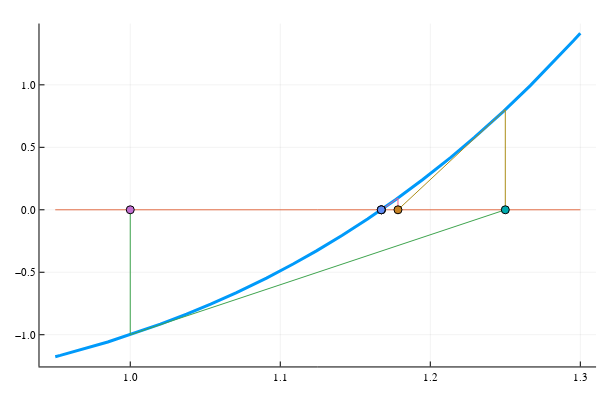

Write notebook code for a chart like this one.
### Markdown cell above
Graphically, this figure illustrates the process:

### Code cell
f(x) = x^5 - x - 1
newton_vis(f, 1, 0.95, 1.3)

### Figure 1 — Plotly figure (JSON) as saved in the notebook; plotly's stock layout.template omitted (floating-point values rounded to 4 significant figures)
{"data": [{"colorbar": {"title": ""}, "legendgroup": "y1", "line": {"color": "rgba(0, 154, 250, 1.000)", "dash": "solid", "shape": "linear", "width": 3}, "mode": "lines", "name": "y1", "showlegend": true, "type": "scatter", "x": [0.95, 0.9534, 0.985, 1.004, 1.02, 1.038, 1.054, 1.071, 1.091, 1.109, 1.124, 1.141, 1.158, 1.177, 1.195, 1.214, 1.229, 1.249, 1.267, 1.296, 1.3], "xaxis": "x", "y": [-1.176, -1.166, -1.058, -0.9838, -0.9156, -0.8353, -0.7553, -0.6628, -0.5464, -0.4343, -0.329, -0.2063, -0.07425, 0.08232, 0.2421, 0.4199, 0.5792, 0.7862, 0.9938, 1.354, 1.413], "yaxis": "y", "zmax": null, "zmin": null}, {"colorbar": {"title": ""}, "legendgroup": "y2", "line": {"color": "rgba(227, 111, 71, 1.000)", "dash": "solid", "shape": "linear", "width": 1}, "mode": "lines", "name": "y2", "showlegend": true, "type": "scatter", "x": [0.95, 0.9534, 0.985, 1.004, 1.02, 1.038, 1.054, 1.071, 1.091, 1.109, 1.124, 1.141, 1.158, 1.177, 1.195, 1.214, 1.229, 1.249, 1.267, 1.296, 1.3], "xaxis": "x", "y": [0, 0, 0, 0, 0, 0, 0, 0, 0, 0, 0, 0, 0, 0, 0, 0, 0, 0, 0, 0, 0], "yaxis": "y", "zmax": null, "zmin": null}, {"colorbar": {"title": ""}, "legendgroup": "y3", "line": {"color": "rgba(62, 164, 78, 1.000)", "dash": "solid", "shape": "linear", "width": 1}, "mode": "lines", "name": "y3", "showlegend": true, "type": "scatter", "x": [1, 1, 1.25], "xaxis": "x", "y": [0, -1, 0], "yaxis": "y", "zmax": null, "zmin": null}, {"colorbar": {"title": ""}, "legendgroup": "y4", "marker": {"color": "rgba(195, 113, 210, 1.000)", "line": {"color": "rgba(0, 0, 0, 1.000)", "width": 1}, "size": 8, "symbol": "circle"}, "mode": "markers", "name": "y4", "showlegend": true, "type": "scatter", "x": [1], "xaxis": "x", "y": [0], "yaxis": "y", "zmax": null, "zmin": null}, {"colorbar": {"title": ""}, "legendgroup": "y5", "line": {"color": "rgba(172, 142, 24, 1.000)", "dash": "solid", "shape": "linear", "width": 1}, "mode": "lines", "name": "y5", "showlegend": true, "type": "scatter", "x": [1.25, 1.25, 1.178], "xaxis": "x", "y": [0, 0.8018, 0], "yaxis": "y", "zmax": null, "zmin": null}, {"colorbar": {"title": ""}, "legendgroup": "y6", "marker": {"color": "rgba(0, 170, 174, 1.000)", "line": {"color": "rgba(0, 0, 0, 1.000)", "width": 1}, "size": 8, "symbol": "circle"}, "mode": "markers", "name": "y6", "showlegend": true, "type": "scatter", "x": [1.25], "xaxis": "x", "y": [0], "yaxis": "y", "zmax": null, "zmin": null}, {"colorbar": {"title": ""}, "legendgroup": "y7", "line": {"color": "rgba(237, 94, 147, 1.000)", "dash": "solid", "shape": "linear", "width": 1}, "mode": "lines", "name": "y7", "showlegend": true, "type": "scatter", "x": [1.178, 1.178, 1.168], "xaxis": "x", "y": [0, 0.0944, 0], "yaxis": "y", "zmax": null, "zmin": null}, {"colorbar": {"title": ""}, "legendgroup": "y8", "marker": {"color": "rgba(198, 130, 37, 1.000)", "line": {"color": "rgba(0, 0, 0, 1.000)", "width": 1}, "size": 8, "symbol": "circle"}, "mode": "markers", "name": "y8", "showlegend": true, "type": "scatter", "x": [1.178], "xaxis": "x", "y": [0], "yaxis": "y", "zmax": null, "zmin": null}, {"colorbar": {"title": ""}, "legendgroup": "y9", "line": {"color": "rgba(0, 169, 141, 1.000)", "dash": "solid", "shape": "linear", "width": 1}, "mode": "lines", "name": "y9", "showlegend": true, "type": "scatter", "x": [1.168, 1.168, 1.167], "xaxis": "x", "y": [0, 0.001934, 0], "yaxis": "y", "zmax": null, "zmin": null}, {"colorbar": {"title": ""}, "legendgroup": "y10", "marker": {"color": "rgba(142, 151, 30, 1.000)", "line": {"color": "rgba(0, 0, 0, 1.000)", "width": 1}, "size": 8, "symbol": "circle"}, "mode": "markers", "name": "y10", "showlegend": true, "type": "scatter", "x": [1.168], "xaxis": "x", "y": [0], "yaxis": "y", "zmax": null, "zmin": null}, {"colorbar": {"title": ""}, "legendgroup": "y11", "line": {"color": "rgba(0, 169, 204, 1.000)", "dash": "solid", "shape": "linear", "width": 1}, "mode": "lines", "name": "y11", "showlegend": true, "type": "scatter", "x": [1.167, 1.167, 1.167], "xaxis": "x", "y": [0, 8.661e-07, 0], "yaxis": "y", "zmax": null, "zmin": null}, {"colorbar": {"title": ""}, "legendgroup": "y12", "marker": {"color": "rgba(155, 127, 233, 1.000)", "line": {"color": "rgba(0, 0, 0, 1.000)", "width": 1}, "size": 8, "symbol": "circle"}, "mode": "markers", "name": "y12", "showlegend": true, "type": "scatter", "x": [1.167], "xaxis": "x", "y": [0], "yaxis": "y", "zmax": null, "zmin": null}, {"colorbar": {"title": ""}, "legendgroup": "y13", "marker": {"color": "rgba(97, 141, 246, 1.000)", "line": {"color": "rgba(0, 0, 0, 1.000)", "width": 1}, "size": 8, "symbol": "circle"}, "mode": "markers", "name": "y13", "showlegend": true, "type": "scatter", "x": [1.167], "xaxis": "x", "y": [0], "yaxis": "y", "zmax": null, "zmin": null}], "layout": {"annotations": [], "height": 400, "margin": {"b": 20, "l": 0, "r": 0, "t": 20}, "paper_bgcolor": "rgba(255, 255, 255, 1.000)", "plot_bgcolor": "rgba(255, 255, 255, 1.000)", "showlegend": false, "width": 600, "xaxis": {"anchor": "y", "domain": [0.06582, 0.9934], "gridcolor": "rgba(0, 0, 0, 0.100)", "gridwidth": 0.5, "linecolor": "rgba(0, 0, 0, 1.000)", "mirror": false, "range": [0.9395, 1.31], "showgrid": true, "showline": true, "showticklabels": true, "tickangle": 0, "tickcolor": "rgb(0, 0, 0)", "tickfont": {"color": "rgba(0, 0, 0, 1.000)", "family": "sans-serif", "size": 11}, "tickmode": "array", "ticks": "inside", "ticktext": ["1.0", "1.1", "1.2", "1.3"], "tickvals": [1, 1.1, 1.2, 1.3], "title": "", "titlefont": {"color": "rgba(0, 0, 0, 1.000)", "family": "sans-serif", "size": 15}, "type": "-", "visible": true, "zeroline": false, "zerolinecolor": "rgba(0, 0, 0, 1.000)"}, "yaxis": {"anchor": "x", "domain": [0.03762, 0.9902], "gridcolor": "rgba(0, 0, 0, 0.100)", "gridwidth": 0.5, "linecolor": "rgba(0, 0, 0, 1.000)", "mirror": false, "range": [-1.254, 1.491], "showgrid": true, "showline": true, "showticklabels": true, "tickangle": 0, "tickcolor": "rgb(0, 0, 0)", "tickfont": {"color": "rgba(0, 0, 0, 1.000)", "family": "sans-serif", "size": 11}, "tickmode": "array", "ticks": "inside", "ticktext": ["−1.0", "−0.5", "0.0", "0.5", "1.0"], "tickvals": [-1, -0.5, 0, 0.5, 1], "title": "", "titlefont": {"color": "rgba(0, 0, 0, 1.000)", "family": "sans-serif", "size": 15}, "type": "-", "visible": true, "zeroline": false, "zerolinecolor": "rgba(0, 0, 0, 1.000)"}}}
